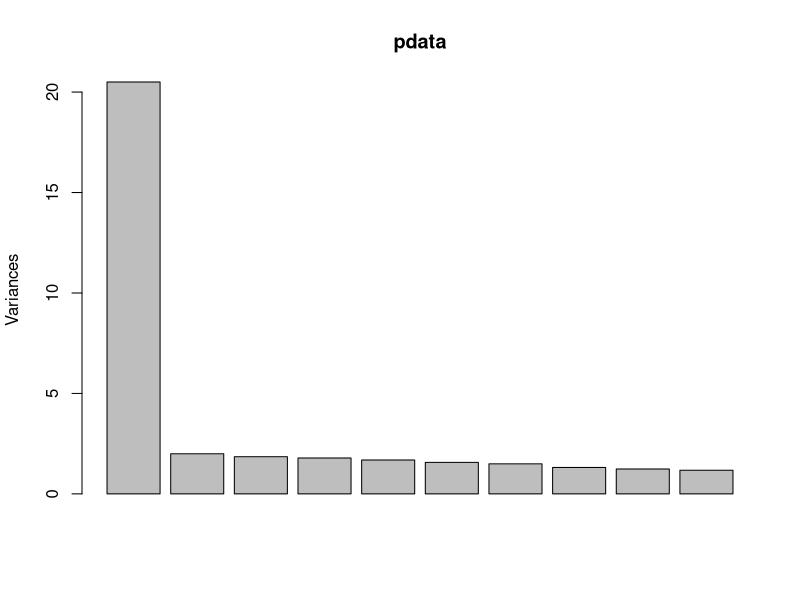
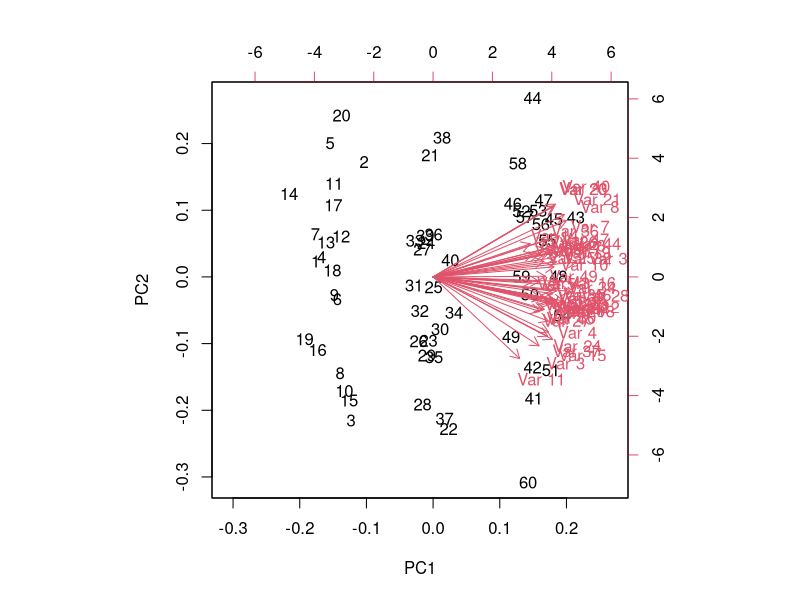
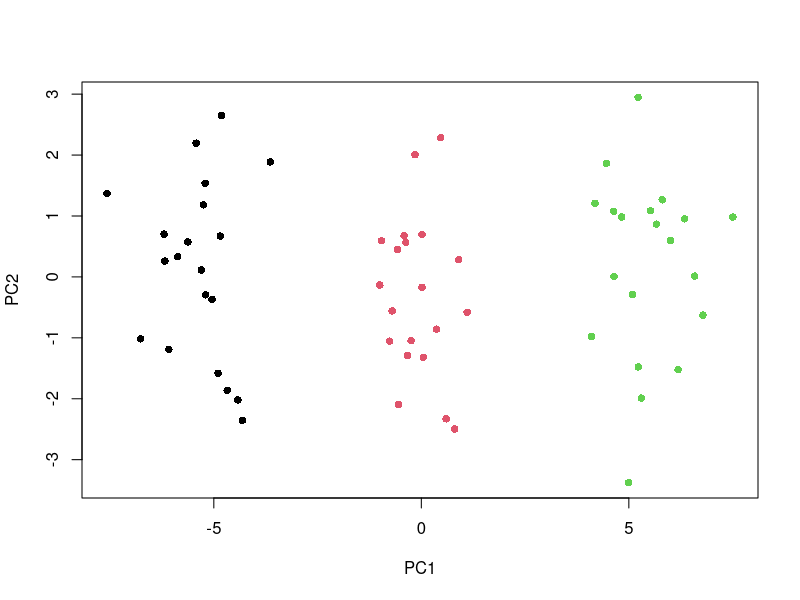
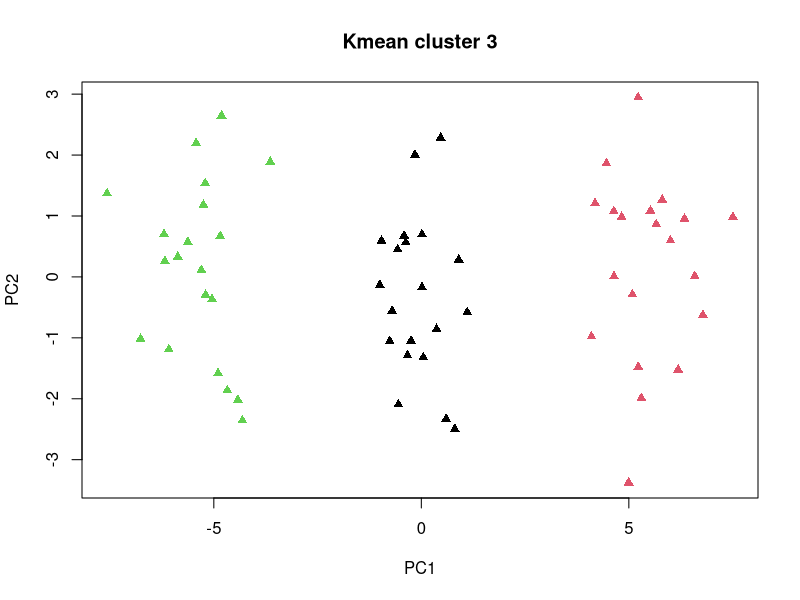
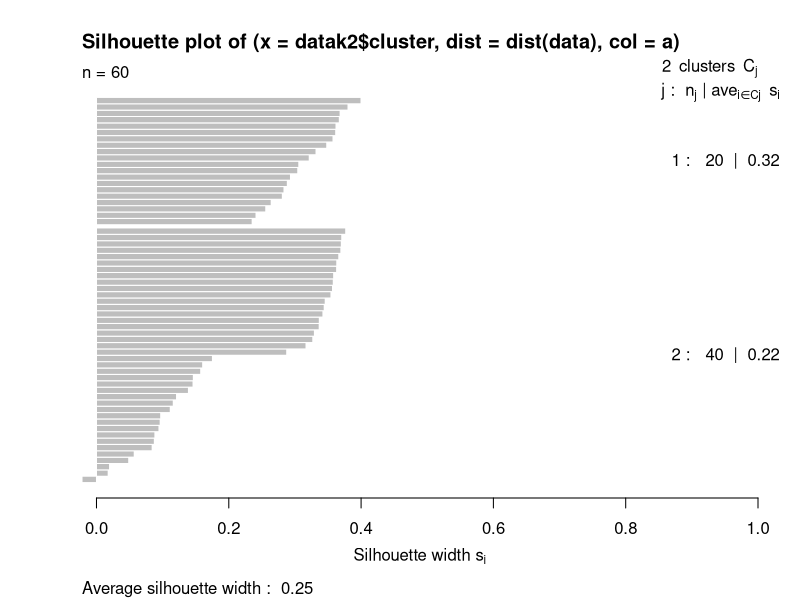
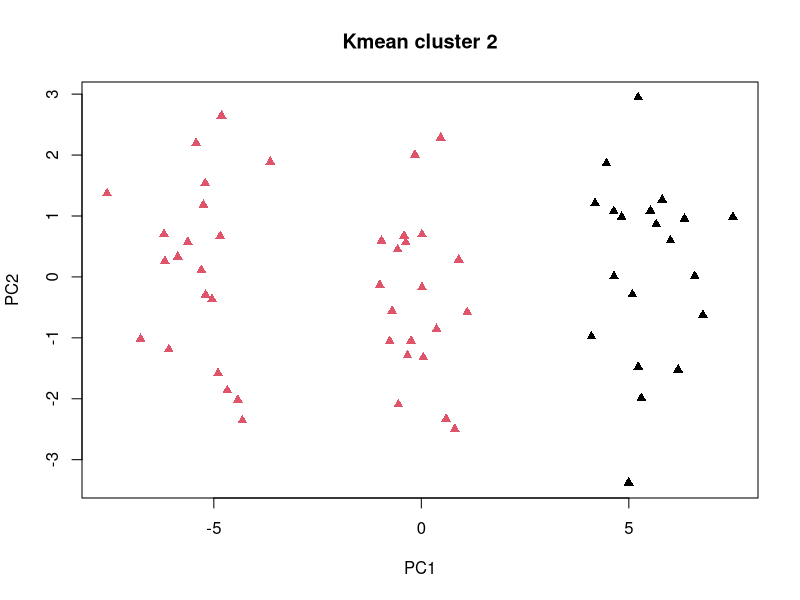
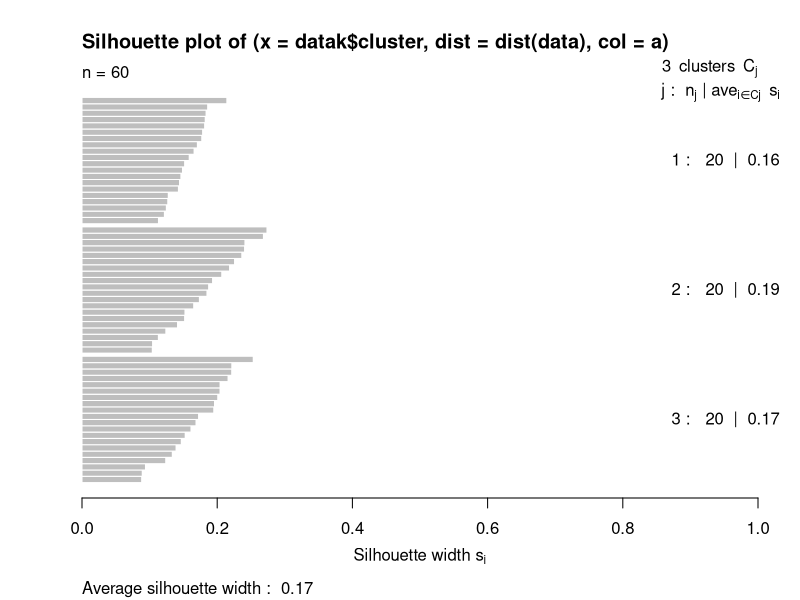
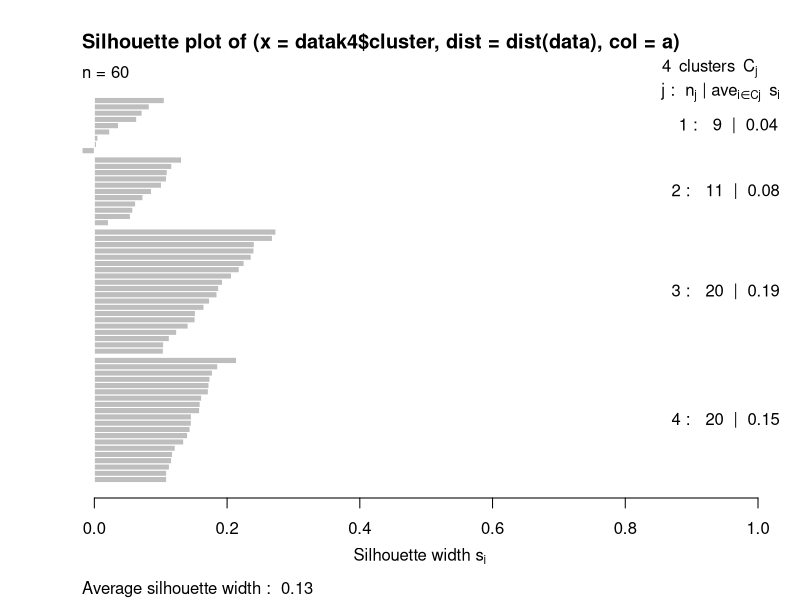

Here is the R script that generated these plots, in order:
#Problem 3
#a) Generate a simulated data set with 20 observations in each of three classes (i.e. 60
#observations total) and 50 variables.
set.seed(1)
a <- c(rep(1,20), rep(2,20), rep(3,20))

d1 <- matrix(rnorm(20*50, mean = 0), nrow = 20)
d2 <- matrix(rnorm(20*50, mean= 1), nrow = 20)
d3 <- matrix(rnorm(20*50, mean= 2), nrow = 20)
data <- rbind(d1,d2,d3)

data
pdata <- prcomp(data, center = T, scale = T)
plot(pdata)
biplot(pdata)
plot(pdata$x[,1:3], col = a, pch = 16)

#b) Perform k-means clustering of the observations with K=3. Using the rand index and
#adjusted rand index, assess how well do the clusters that you obtained in K-means
#clustering compare to the true labels?

datak <- kmeans(data, centers = 3, nstart = 20)
table(datak$cluster, a)
plot(pdata$x[,1:3], col = datak$cluster, pch = 17, main = "Kmean cluster 3")


#c) Using silhouette plots, select the optimal number of clusters.
library("cluster")

?silhouette
#k=2
datak2 <- kmeans(data, centers = 2, nstart = 20)
plot(silhouette(datak2$cluster, dist = dist(data), col = a))
plot(pdata$x[,1:3], col = datak2$cluster, pch = 17, main = "Kmean cluster 2")

#k=3
plot(silhouette(datak$cluster, dist = dist(data), col = a))

#k=4
datak4 <- kmeans(data, centers = 4, nstart = 20)
plot(silhouette(datak4$cluster, dist = dist(data), col = a))
plot(pdata$x[,1:3], col = datak4$cluster, pch = 17, main = "Kmean cluster 4")

#k=5
datak5 <- kmeans(data, centers = 5, nstart = 20)
plot(silhouette(datak5$cluster, dist = dist(data), col = a))
plot(pdata$x[,1:3], col = datak5$cluster, pch = 17, main = "Kmean cluster 5")


#d) Using the gap statistics, select the optimal number of clusters.
gap <- clusGap(data, kmeans, nstart = 20, K.max = 10, B = 100)
plot(gap, main = "Gap Statistics")

